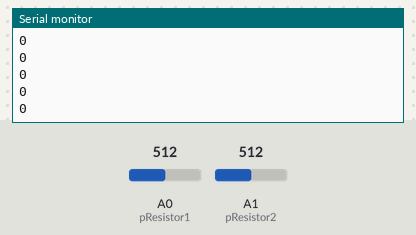
Bench run of a sketch on a simulated Arduino Uno, built with avr-gcc and run on an emulated ATmega328P. On the bench: the last lines printed to the serial monitor. Inputs (shaded band) come from the test bench; at power-on: A0 (pResistor1) = 512, A1 (pResistor2) = 512.

Above: at 1.2 s.
1.3 s: A0 (pResistor1) set to 716
At 2.2 s:
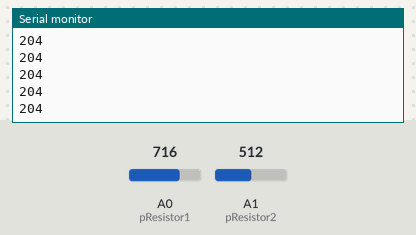
2.8 s: A1 (pResistor2) set to 306
At 3.8 s:
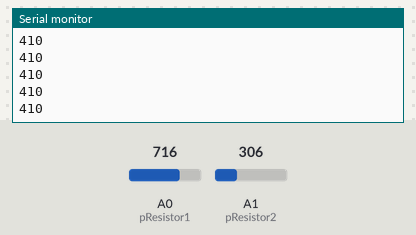
4.3 s: A0 (pResistor1) set to 900
At 5.2 s:
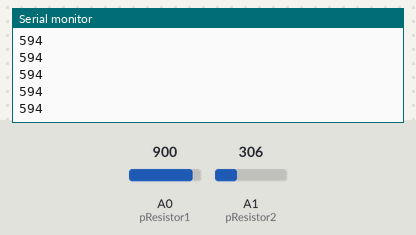
5.8 s: A1 (pResistor2) set to 122
At 6.8 s:
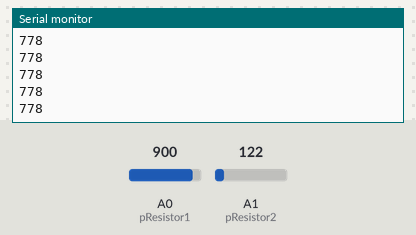
Timing chart, 0 to 8.3 s (numbered marks = the images above; inputs shaded):
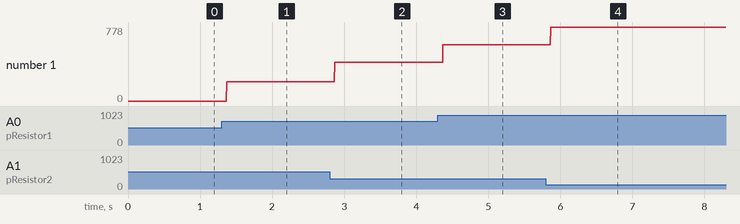

The sketch:

photoresistor_sensor.ino
```cpp
/* Use a photoresistor (or photocell) to turn on an LED in the dark
   More info and circuit schematic: http://www.ardumotive.com/how-to-use-a-photoresistor-en.html
   Dev: Michalis Vasilakis // Date: 8/6/2015 // www.ardumotive.com */


//Constants
const int pResistor1 = A0; // Photoresistor at Arduino analog pin A0
const int pResistor2 = A1;

//Variables
int value1;          // Store value from photoresistor (0-1023)
int value2;

void setup(){
  Serial.begin(9600);  //Begin serial communcation
 pinMode(pResistor1, INPUT);// Set pResistor - A0 pin as an input (optional)
 pinMode(pResistor2, INPUT);
}

void loop(){
  value1 = analogRead(pResistor1);
  value2 = analogRead(pResistor2);
  Serial.println(value1 - value2);
}
```

photoresistor_sketch.c
```cpp
void IsCarIn()
{
	int isIn;
	int pin;
	const int MaxLightLeveL; // When a car is in
	int lightLevel = analogRead(pin);
	if(lightLevel < MaxLightLeveL) // IS IN
		isIn = 1;
	else
		isIn = 0;
	return isIn;
}
```

Measured:
- after the input at 1.3 s, the serial monitor: prints a new line after 0.07 s (image 1)
- after the input at 2.8 s, the serial monitor: prints a new line after 0.07 s (image 2)
- after the input at 4.3 s, the serial monitor: prints a new line after 0.07 s (image 3)
- after the input at 5.8 s, the serial monitor: prints a new line after 0.07 s (image 4)
- plotted number 1: 0 → 204 after the input at 1.3 s, 204 → 410 after the input at 2.8 s, 410 → 594 after the input at 4.3 s, 594 → 778 after the input at 5.8 s
